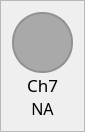
                     <widget class="QFrame" name="frame_ch7">
                      <property name="maximumSize">
                       <size>
                        <width>80</width>
                        <height>150</height>
                       </size>
                      </property>
                      <property name="styleSheet">
                       <string notr="true"/>
                      </property>
                      <property name="frameShape">
                       <enum>QFrame::StyledPanel</enum>
                      </property>
                      <property name="frameShadow">
                       <enum>QFrame::Raised</enum>
                      </property>
                      <layout class="QVBoxLayout" name="verticalLayout_14">
                       <property name="spacing">
                        <number>0</number>
                       </property>
                       <item>
                        <widget class="QFrame" name="frame_ch7_color">
                         <property name="sizePolicy">
                          <sizepolicy hsizetype="Fixed" vsizetype="Fixed">
                           <horstretch>0</horstretch>
                           <verstretch>0</verstretch>
                          </sizepolicy>
                         </property>
                         <property name="minimumSize">
                          <size>
                           <width>61</width>
                           <height>61</height>
                          </size>
                         </property>
                         <property name="maximumSize">
                          <size>
                           <width>1000</width>
                           <height>61</height>
                          </size>
                         </property>
                         <property name="sizeIncrement">
                          <size>
                           <width>1</width>
                           <height>1</height>
                          </size>
                         </property>
                         <property name="styleSheet">
                          <string notr="true">border: 2px solid rgb(145, 145, 145);
border-radius: 30px;
background-color: rgb(169, 169, 169)</string>
                         </property>
                         <property name="frameShape">
                          <enum>QFrame::StyledPanel</enum>
                         </property>
                         <property name="frameShadow">
                          <enum>QFrame::Raised</enum>
                         </property>
                        </widget>
                       </item>
                       <item>
                        <widget class="QLabel" name="label_ch7">
                         <property name="minimumSize">
                          <size>
                           <width>61</width>
                           <height>0</height>
                          </size>
                         </property>
                         <property name="maximumSize">
                          <size>
                           <width>16777215</width>
                           <height>30</height>
                          </size>
                         </property>
                         <property name="font">
                          <font>
                           <family>DM Sans</family>
                           <pointsize>13</pointsize>
                           <weight>50</weight>
                           <italic>false</italic>
                           <bold>false</bold>
                          </font>
                         </property>
                         <property name="text">
                          <string>Ch7</string>
                         </property>
                         <property name="alignment">
                          <set>Qt::AlignCenter</set>
                         </property>
                        </widget>
                       </item>
                       <item>
                        <widget class="QLabel" name="label_ch7_value">
                         <property name="minimumSize">
                          <size>
                           <width>61</width>
                           <height>0</height>
                          </size>
                         </property>
                         <property name="maximumSize">
                          <size>
                           <width>16777215</width>
                           <height>30</height>
                          </size>
                         </property>
                         <property name="font">
                          <font>
                           <family>DM Sans</family>
                           <pointsize>12</pointsize>
                           <weight>50</weight>
                           <italic>false</italic>
                           <bold>false</bold>
                          </font>
                         </property>
                         <property name="styleSheet">
                          <string notr="true"/>
                         </property>
                         <property name="text">
                          <string>NA</string>
                         </property>
                         <property name="alignment">
                          <set>Qt::AlignCenter</set>
                         </property>
                        </widget>
                       </item>
                      </layout>
                     </widget>
